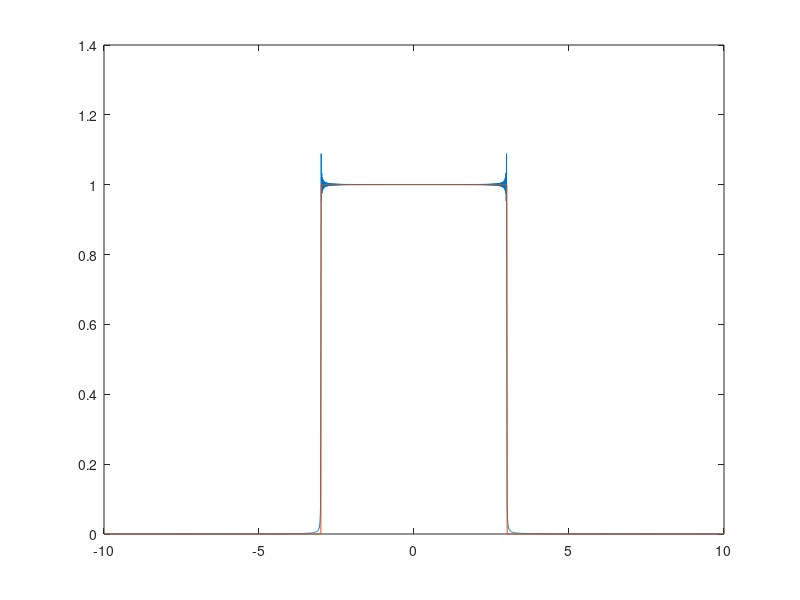

Write MATLAB code to recreate this figure.
% Disc integral

N = 2048;
N2 = N/2;
sz = 20;

r=3;
xx = linspace( -sz/2, sz/2, N );
yy = linspace( -sz/2, sz/2, N )';

D = sqrt(xx.^2 + yy.^2)<r;

% The rect function
Dl = abs(xx)<r;

% The area of a disc
A = pi*r^2

% An integral in the polar coordinates
Al = pi*trapz( xx, Dl.*abs(xx))

% A 2D integral
A_2d = trapz( yy, trapz( xx, D, 2 ), 1 )

% The analitycal Fourier transform of a rect function
disc_F = @(radius, rho) (2/sz)*radius.*sinc(2*rho.*radius);

%[cyc/deg]
% 0.5*2024 / 20

Nyq_freq = 0.5*N/sz; % The Nyquist freqyency
rho = linspace( 0, Nyq_freq - Nyq_freq/N2, N2 );

clf;

d_F = disc_F(r,rho);

d_spatial = fftshift(ifft( cat( 2, d_F, fliplr( d_F(2:end) ) ) )*N);

plot( xx(1:(end-1)), abs(d_spatial) );
hold on
plot( xx, Dl );

hold off

A_1d = trapz( rho, disc_F(r, rho).^2 )*sz^2

A_F = 2*pi*trapz( rho, disc_F(r, rho).^2.*rho.^2 )*sz^2

